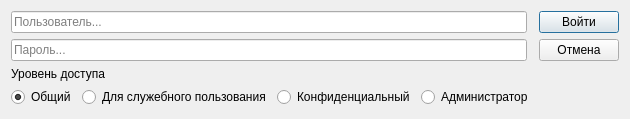
<?xml version="1.0" encoding="UTF-8"?>
<ui version="4.0">
 <class>Login</class>
 <widget class="QDialog" name="Login">
  <property name="geometry">
   <rect>
    <x>0</x>
    <y>0</y>
    <width>597</width>
    <height>119</height>
   </rect>
  </property>
  <property name="windowTitle">
   <string>Логин</string>
  </property>
  <layout class="QGridLayout" name="gridLayout">
   <item row="1" column="2">
    <widget class="QPushButton" name="cancelButton">
     <property name="text">
      <string>Отмена</string>
     </property>
    </widget>
   </item>
   <item row="0" column="2">
    <widget class="QPushButton" name="okButton">
     <property name="text">
      <string>Войти</string>
     </property>
     <property name="default">
      <bool>true</bool>
     </property>
    </widget>
   </item>
   <item row="0" column="0" rowspan="2">
    <layout class="QHBoxLayout" name="horizontalLayout">
     <item>
      <layout class="QVBoxLayout" name="verticalLayout">
       <item>
        <widget class="QLineEdit" name="user_line">
         <property name="placeholderText">
          <string>Пользователь...</string>
         </property>
        </widget>
       </item>
       <item>
        <widget class="QLineEdit" name="pass_line">
         <property name="inputMask">
          <string/>
         </property>
         <property name="echoMode">
          <enum>QLineEdit::Password</enum>
         </property>
         <property name="placeholderText">
          <string>Пароль...</string>
         </property>
        </widget>
       </item>
      </layout>
     </item>
    </layout>
   </item>
   <item row="3" column="0" colspan="2">
    <layout class="QHBoxLayout" name="horizontalLayout_3">
     <property name="sizeConstraint">
      <enum>QLayout::SetDefaultConstraint</enum>
     </property>
     <item>
      <widget class="QRadioButton" name="degree1_button">
       <property name="sizePolicy">
        <sizepolicy hsizetype="Maximum" vsizetype="Fixed">
         <horstretch>0</horstretch>
         <verstretch>0</verstretch>
        </sizepolicy>
       </property>
       <property name="text">
        <string>Общий</string>
       </property>
       <property name="checked">
        <bool>true</bool>
       </property>
      </widget>
     </item>
     <item>
      <widget class="QRadioButton" name="degree2_button">
       <property name="sizePolicy">
        <sizepolicy hsizetype="Maximum" vsizetype="Fixed">
         <horstretch>0</horstretch>
         <verstretch>0</verstretch>
        </sizepolicy>
       </property>
       <property name="text">
        <string>Для служебного пользования</string>
       </property>
      </widget>
     </item>
     <item>
      <widget class="QRadioButton" name="degree3_button">
       <property name="sizePolicy">
        <sizepolicy hsizetype="Maximum" vsizetype="Fixed">
         <horstretch>0</horstretch>
         <verstretch>0</verstretch>
        </sizepolicy>
       </property>
       <property name="text">
        <string>Конфиденциальный</string>
       </property>
      </widget>
     </item>
     <item>
      <widget class="QRadioButton" name="degree4_button">
       <property name="sizePolicy">
        <sizepolicy hsizetype="Maximum" vsizetype="Fixed">
         <horstretch>0</horstretch>
         <verstretch>0</verstretch>
        </sizepolicy>
       </property>
       <property name="text">
        <string>Администратор</string>
       </property>
      </widget>
     </item>
     <item>
      <spacer name="horizontalSpacer">
       <property name="orientation">
        <enum>Qt::Horizontal</enum>
       </property>
       <property name="sizeType">
        <enum>QSizePolicy::Expanding</enum>
       </property>
       <property name="sizeHint" stdset="0">
        <size>
         <width>40</width>
         <height>20</height>
        </size>
       </property>
      </spacer>
     </item>
    </layout>
   </item>
   <item row="2" column="0">
    <widget class="QLabel" name="label">
     <property name="sizePolicy">
      <sizepolicy hsizetype="Maximum" vsizetype="Maximum">
       <horstretch>0</horstretch>
       <verstretch>0</verstretch>
      </sizepolicy>
     </property>
     <property name="text">
      <string>Уровень доступа</string>
     </property>
    </widget>
   </item>
  </layout>
 </widget>
 <resources/>
 <connections/>
</ui>
